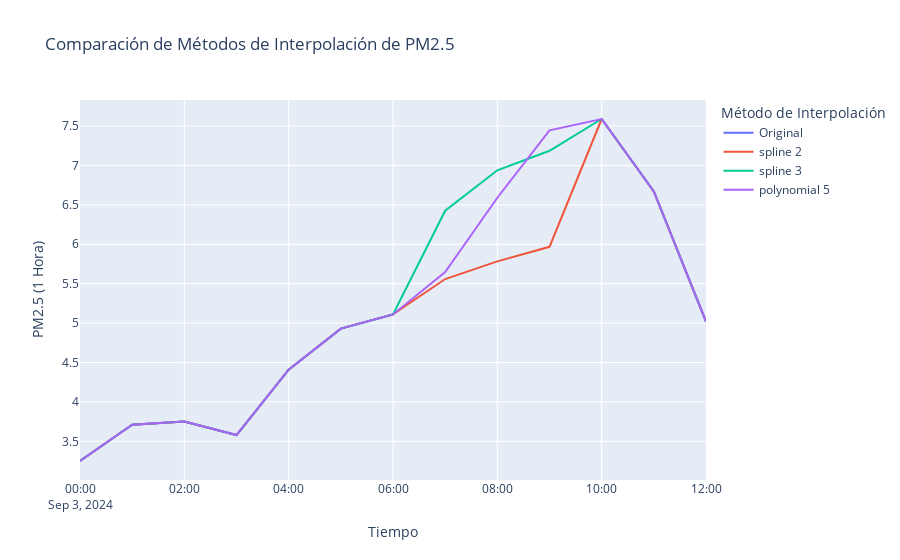

The cell this chart's notebook holds for it:
### Code cell
fig = go.Figure()

# serie de tiempo original
fig.add_trace(
    go.Scatter(x=fill_df.index, y=fill_df["pm2_5_1_hr"], mode='lines', name='Original')
)


fig.add_trace(
    go.Scatter(x=fill_df.index, y=fill_df["spline2_inter"], mode='lines', name='spline 2')
)

fig.add_trace(
    go.Scatter(x=fill_df.index, y=fill_df["spline3_inter"], mode='lines', name='spline 3')
)

fig.add_trace(
    go.Scatter(x=fill_df.index, y=fill_df["polynomial5_inter"], mode='lines', name='polynomial 5')
)

fig.update_layout(
    title="Comparación de Métodos de Interpolación de PM2.5",
    xaxis_title="Tiempo",
    yaxis_title="PM2.5 (1 Hora)",
    legend_title="Método de Interpolación"
)

### Figure 1 — Plotly figure (JSON) as saved in the notebook; plotly's stock layout.template omitted (floating-point values rounded to 4 significant figures)
{"data": [{"mode": "lines", "name": "Original", "type": "scatter", "x": ["2024-09-03T00:00:00", "2024-09-03T01:00:00", "2024-09-03T02:00:00", "2024-09-03T03:00:00", "2024-09-03T04:00:00", "2024-09-03T05:00:00", "2024-09-03T06:00:00", "2024-09-03T07:00:00", "2024-09-03T08:00:00", "2024-09-03T09:00:00", "2024-09-03T10:00:00", "2024-09-03T11:00:00", "2024-09-03T12:00:00"], "y": [3.25, 3.71, 3.75, 3.58, 4.41, 4.93, 5.11, null, null, null, 7.59, 6.67, 5.02]}, {"mode": "lines", "name": "spline 2", "type": "scatter", "x": ["2024-09-03T00:00:00", "2024-09-03T01:00:00", "2024-09-03T02:00:00", "2024-09-03T03:00:00", "2024-09-03T04:00:00", "2024-09-03T05:00:00", "2024-09-03T06:00:00", "2024-09-03T07:00:00", "2024-09-03T08:00:00", "2024-09-03T09:00:00", "2024-09-03T10:00:00", "2024-09-03T11:00:00", "2024-09-03T12:00:00"], "y": [3.25, 3.71, 3.75, 3.58, 4.41, 4.93, 5.11, 5.559, 5.783, 5.968, 7.59, 6.67, 5.02]}, {"mode": "lines", "name": "spline 3", "type": "scatter", "x": ["2024-09-03T00:00:00", "2024-09-03T01:00:00", "2024-09-03T02:00:00", "2024-09-03T03:00:00", "2024-09-03T04:00:00", "2024-09-03T05:00:00", "2024-09-03T06:00:00", "2024-09-03T07:00:00", "2024-09-03T08:00:00", "2024-09-03T09:00:00", "2024-09-03T10:00:00", "2024-09-03T11:00:00", "2024-09-03T12:00:00"], "y": [3.25, 3.71, 3.75, 3.58, 4.41, 4.93, 5.11, 6.426, 6.939, 7.187, 7.59, 6.67, 5.02]}, {"mode": "lines", "name": "polynomial 5", "type": "scatter", "x": ["2024-09-03T00:00:00", "2024-09-03T01:00:00", "2024-09-03T02:00:00", "2024-09-03T03:00:00", "2024-09-03T04:00:00", "2024-09-03T05:00:00", "2024-09-03T06:00:00", "2024-09-03T07:00:00", "2024-09-03T08:00:00", "2024-09-03T09:00:00", "2024-09-03T10:00:00", "2024-09-03T11:00:00", "2024-09-03T12:00:00"], "y": [3.25, 3.71, 3.75, 3.58, 4.41, 4.93, 5.11, 5.648, 6.591, 7.447, 7.59, 6.67, 5.02]}], "layout": {"legend": {"title": {"text": "Método de Interpolación"}}, "title": {"text": "Comparación de Métodos de Interpolación de PM2.5"}, "xaxis": {"title": {"text": "Tiempo"}}, "yaxis": {"title": {"text": "PM2.5 (1 Hora)"}}}}
